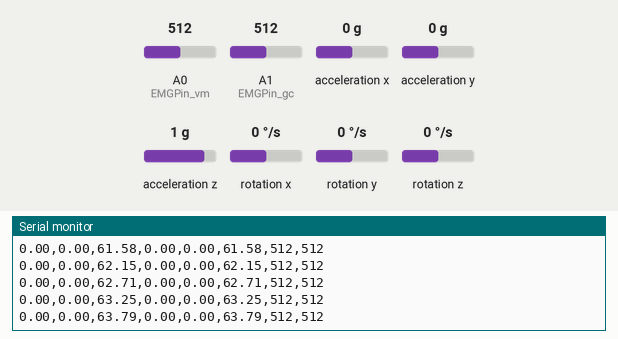
Bench run of a sketch on a simulated Arduino Uno, built for the host (arithmetic inside an expression is 32-bit, double 64-bit). On the bench: the last lines printed to the serial monitor. The inputs (shaded band) are chosen by the test bench; at power-on: acceleration z 1 g, A0 (EMGPin_vm) = 512, A1 (EMGPin_gc) = 512, acceleration x 0 g, acceleration y 0 g, rotation x 0 °/s, rotation y 0 °/s, rotation z 0 °/s. WiFi joins after 1.5 s; servers stay silent unless stated; random numbers use the default seed unless the sketch sets one; no MQTT or app messages arrive unless stated.

Above: at 3.2 s.
3.3 s: acceleration z set to 0 g
At 4.4 s:
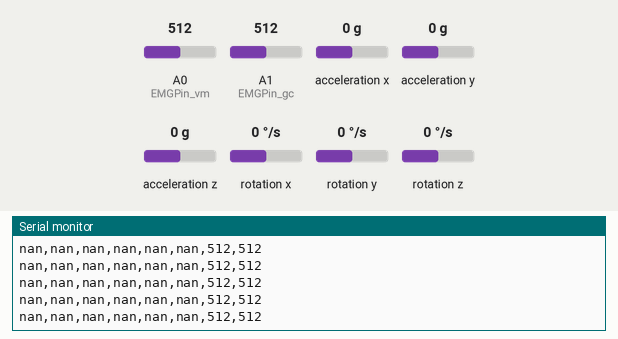
4.8 s: A0 (EMGPin_vm) set to 716
At 5.4 s:
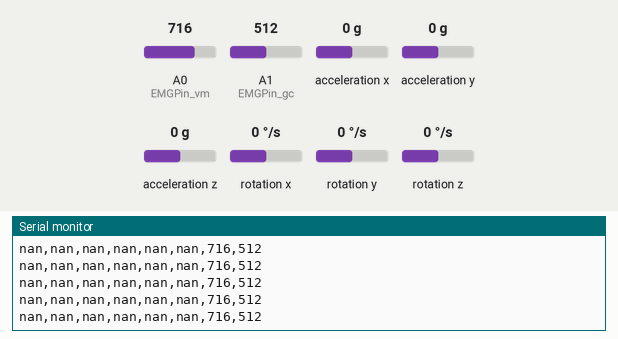
6.3 s: A1 (EMGPin_gc) set to 716
At 7.4 s:
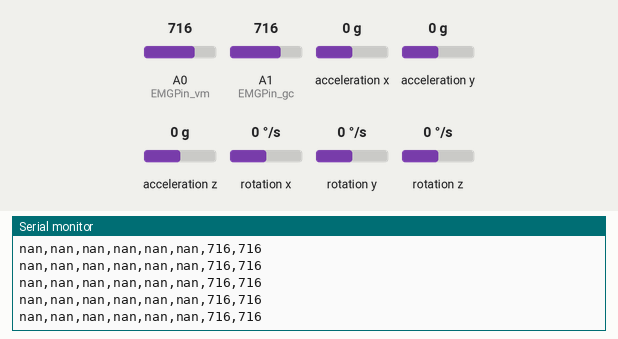
7.8 s: A0 (EMGPin_vm) set to 992
At 8.6 s:
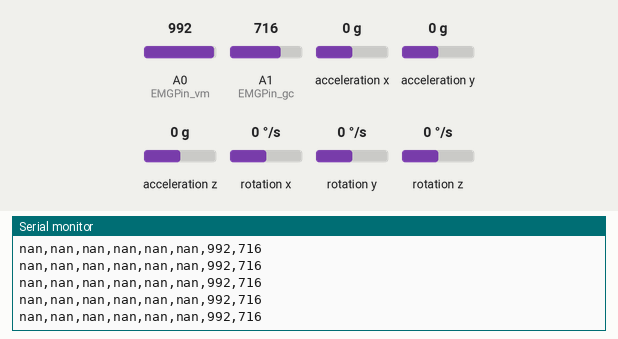
9.3 s: A1 (EMGPin_gc) set to 992
At 10.4 s:
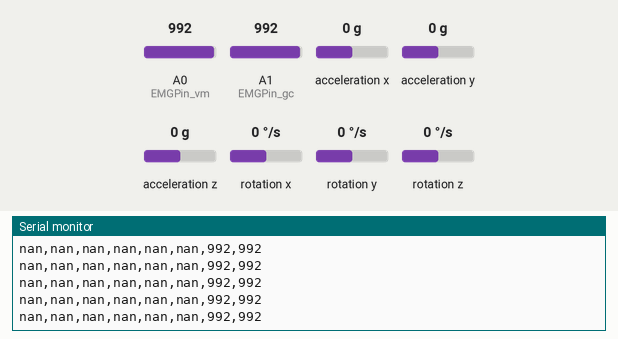
Timing chart, 0 to 11.8 s (numbered marks = the images above; inputs shaded):
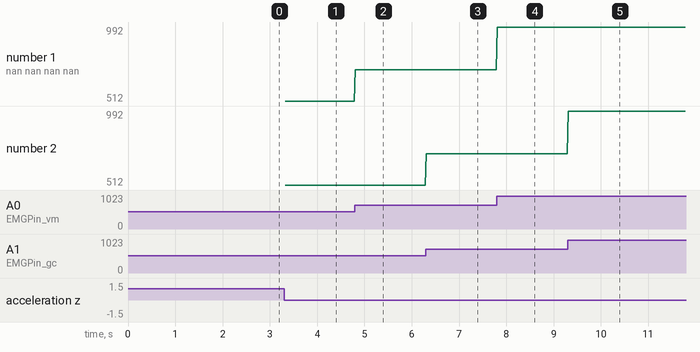

Measured:
- after the input at 4.8 s, the serial monitor: prints a new line at once (image 2)
- after the input at 6.3 s, the serial monitor: prints a new line at once (image 3)
- after the input at 7.8 s, the serial monitor: prints a new line at once (image 4)
- after the input at 9.3 s, the serial monitor: prints a new line at once (image 5)
- plotted number 1: 512 → 716 after the input at 4.8 s, 716 → 992 after the input at 7.8 s

The sketch:

TelExam_completo.ino
```cpp
#include "I2Cdev.h"
#include "MPU6050.h"
#include "Wire.h"
#include <WiFiEsp.h>
#include <stdio.h>
#include <WiFiEspClient.h>
#include <PubSubClient.h>
#include "SoftwareSerial.h"
//Conexión a la red wifi: nombre de la red y contraseña
#define WIFI_AP "Dpto910"
#define WIFI_PASSWORD "Bm910019"

// La dirección del MPU6050 puede ser 0x68 o 0x69, dependiendo
// del estado de AD0. Si no se especifica, 0x68 estará implicito
MPU6050 sensor;
MPU6050 sensor2(0x69);

// Valores RAW (sin procesar) del acelerometro y giroscopio en los ejes x,y,z
int ax, ay, az;
int gx, gy, gz;

int ax2, ay2, az2;
int gx2, gy2, gz2;

// EMG
int EMGPin_vm = A0;
int EMGVal_vm = 0;
int EMGPin_gc = A1;
int EMGVal_gc = 0;

// Variables para integrar
long tiempo_prev;
float dt;
float ang_x, ang_y, ang_z;
float ang_x_prev, ang_y_prev, ang_z_prev;

long tiempo_prev2;
float dt2;
float ang_x2, ang_y2, ang_z2;
float ang_x_prev2, ang_y_prev2, ang_z_prev2;

//Nombre o IP del servidor mosquitto
char server[50] = "192.168.100.7";

//Inicializamos el objeto de cliente esp
WiFiEspClient espClient;

//Iniciamos el objeto subscriptor del cliente con el objeto del cliente
PubSubClient client(espClient);

//Conexión serial para el esp con una comunicación serial, pines 2: rx y 3: tx
SoftwareSerial soft(8, 9);

//Contador para el envio de datos
unsigned long lastSend;

int status = WL_IDLE_STATUS;

int cont = 0;


void setup() {
  // put your setup code here, to run once:
  //Inicializamos la comunicación serial para el log
  Serial.begin(38400);
  //Iniciamos la conexión a la red WiFi
  InitWiFi();
  //Colocamos la referencia del servidor y el puerto
  client.setServer( server, 1883 );
  lastSend = 0;
  Wire.begin();           //Iniciando I2C
  sensor.initialize();    //Iniciando el sensor
  sensor2.initialize();

  if (sensor.testConnection()) Serial.println("Sensor iniciado correctamente");
  else Serial.println("Error al iniciar el sensor");
  if (sensor2.testConnection()) Serial.println("Sensor2 iniciado correctamente");
  else Serial.println("Error al iniciar el sensor2");
}

void loop() {

  status = WiFi.status();
  //Validamos si esta la conexión del servidor
  if(!client.connected() ) {
      //Si falla reintentamos la conexión
      reconnectClient();
  }


  // Leer las aceleraciones y velocidades angulares
  sensor.getAcceleration(&ax, &ay, &az);
  sensor.getRotation(&gx, &gy, &gz);

  sensor2.getAcceleration(&ax2, &ay2, &az2);
  sensor2.getRotation(&gx2, &gy2, &gz2);

  dt = (millis()-tiempo_prev)/1000.0;
  tiempo_prev=millis();

  dt2 = (millis()-tiempo_prev2)/1000.0;
  tiempo_prev2=millis();

  // Calcular los ángulos con acelerometro
  float accel_ang_x=atan(ay/sqrt(pow(ax,2) + pow(az,2)))*(180.0/3.14);
  float accel_ang_y=atan(-ax/sqrt(pow(ay,2) + pow(az,2)))*(180.0/3.14);
  float accel_ang_z=atan(az/sqrt(pow(ax,2)+pow(ay,2)))*(180.0/3.14);

  float accel_ang_x2=atan(ay2/sqrt(pow(ax2,2) + pow(az2,2)))*(180.0/3.14);
  float accel_ang_y2=atan(-ax2/sqrt(pow(ay2,2) + pow(az2,2)))*(180.0/3.14);
  float accel_ang_z2=atan(az2/sqrt(pow(ax2,2)+pow(ay2,2)))*(180.0/3.14);

  //Calcular angulo de rotación con giroscopio y filtro complemento
  ang_x = 0.98*(ang_x_prev+(gx/131)*dt) + 0.02*accel_ang_x;
  ang_y = 0.98*(ang_y_prev+(gy/131)*dt) + 0.02*accel_ang_y;
  ang_z = 0.98*(ang_z_prev+(gz/131)*dt) + 0.02*accel_ang_z;

  //Calcular angulo de rotación con giroscopio y filtro complemento
  ang_x2 = 0.98*(ang_x_prev2+(gx2/131)*dt) + 0.02*accel_ang_x2;
  ang_y2 = 0.98*(ang_y_prev2+(gy2/131)*dt) + 0.02*accel_ang_y2;
  ang_z2 = 0.98*(ang_z_prev2+(gz2/131)*dt) + 0.02*accel_ang_z2;

  ang_x_prev=ang_x;
  ang_y_prev=ang_y;
  ang_z_prev=ang_z;

  ang_x_prev2=ang_x2;
  ang_y_prev2=ang_y2;
  ang_z_prev2=ang_z2;

  Serial.print(ang_x); Serial.print(",");
  Serial.print(ang_y); Serial.print(",");
  Serial.print(ang_z); Serial.print(",");

  Serial.print(ang_x2); Serial.print(",");
  Serial.print(ang_y2); Serial.print(",");
  Serial.print(ang_z2); Serial.print(",");

  EMGVal_vm = analogRead(EMGPin_vm);
  EMGVal_gc = analogRead(EMGPin_gc);
  Serial.print(EMGVal_vm); Serial.print(",");
  Serial.print(EMGVal_gc);
  Serial.println("\n");
  String base = ((String)EMGVal_vm + "," + (String)EMGVal_gc + "," + (String)ang_x + "," + (String)ang_y + "," + (String)ang_z + "," + (String)ang_x2 + "," + (String)ang_y2 + "," + (String)ang_z2);

  sendDataTopic(base, 8);
  /*
  sendDataTopic(EMGVal_vm, 0);
  sendDataTopic(EMGVal_gc, 1);

  sendDataTopic(ang_x, 2);
  sendDataTopic(ang_y, 3);
  sendDataTopic(ang_z, 4);

  sendDataTopic(ang_x2, 5);
  sendDataTopic(ang_y2, 6);
  sendDataTopic(ang_z2, 7);
  */
  client.loop();
  delay(10);
}


void sendDataTopic(String msg, int option)
{
    //Serial.println("sendDataTopic");
    // Prepare a JSON payload string
    String payload = (String)msg;
    char attributes[10];
    payload.toCharArray( attributes, 10 );
    switch(option){
      case 0:
        client.publish( "EMG1", attributes );
        break;
      case 1:
        client.publish( "EMG2", attributes );
        break;
      case 2:
        client.publish( "ANGX", attributes );
        break;
      case 3:
        client.publish( "ANGY", attributes );
        break;
      case 4:
        client.publish( "ANGZ", attributes );
        break;
      case 5:
        client.publish( "ANGX2", attributes );
        break;
      case 6:
        client.publish( "ANGY2", attributes );
        break;
      case 7:
        client.publish( "ANGZ2", attributes );
        break;
      case 8:
        client.publish( "ALL", attributes);
        break;
    }

}

void InitWiFi()
{
    //Inicializamos el puerto serial
    soft.begin(38400);
    //Iniciamos la conexión wifi
    WiFi.init(&soft);
    //Verificamos si se pudo realizar la conexión al wifi
    //si obtenemos un error, lo mostramos por log y denememos el programa
    if (WiFi.status() == WL_NO_SHIELD) {
        Serial.println("El modulo WiFi no esta presente");
        while (true);
    }
    reconnectWifi();
}


void reconnectWifi() {
    Serial.println("Iniciar conección a la red WIFI");
    while(status != WL_CONNECTED) {
        Serial.print("Intentando conectarse a WPA SSID: ");
        Serial.println(WIFI_AP);
        //Conectar a red WPA/WPA2
        status = WiFi.begin(WIFI_AP, WIFI_PASSWORD);
        delay(500);
    }
    Serial.println("Conectado a la red WIFI");
}

void reconnectClient() {
    //Creamos un loop en donde intentamos hacer la conexión
    while(!client.connected()) {
        Serial.print("Conectando a: ");
        Serial.println(server);
        //Creamos una nueva cadena de conexión para el servidor
        //e intentamos realizar la conexión nueva
        //si requiere usuario y contraseña la enviamos connect(clientId, username, password)
        String clientId = "ESP8266Client-" + String(random(0xffff), HEX);
        if(client.connect(clientId.c_str())) {
            Serial.println("[DONE]");
        } else {
            Serial.print( "[FAILED] [ rc = " );
            Serial.print( client.state() );
            Serial.println( " : retrying in 5 seconds]" );
            delay( 500000 );
        }
    }
}
```
